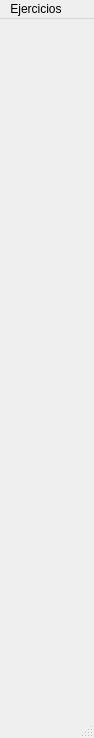
<?xml version="1.0" encoding="UTF-8"?>
<ui version="4.0">
 <class>MainWindow</class>
 <widget class="QMainWindow" name="MainWindow">
  <property name="geometry">
   <rect>
    <x>0</x>
    <y>0</y>
    <width>94</width>
    <height>738</height>
   </rect>
  </property>
  <property name="windowTitle">
   <string>Programación proyecto</string>
  </property>
  <widget class="QWidget" name="centralwidget"/>
  <widget class="QMenuBar" name="menubar">
   <property name="geometry">
    <rect>
     <x>0</x>
     <y>0</y>
     <width>94</width>
     <height>21</height>
    </rect>
   </property>
   <widget class="QMenu" name="menuEjercicios">
    <property name="title">
     <string>Ejercicios</string>
    </property>
    <addaction name="actionCalculadora_moles"/>
    <addaction name="actionCalculadora_determinantes"/>
    <addaction name="actionCalculadora_rebotes"/>
   </widget>
   <addaction name="menuEjercicios"/>
  </widget>
  <widget class="QStatusBar" name="statusbar"/>
  <action name="actionCalculadora_moles">
   <property name="text">
    <string>Calculadora moles</string>
   </property>
  </action>
  <action name="actionCalculadora_determinantes">
   <property name="text">
    <string>Calculadora determinantes</string>
   </property>
  </action>
  <action name="actionCalculadora_rebotes">
   <property name="text">
    <string>Calculadora rebotes</string>
   </property>
  </action>
 </widget>
 <resources/>
 <connections/>
</ui>
